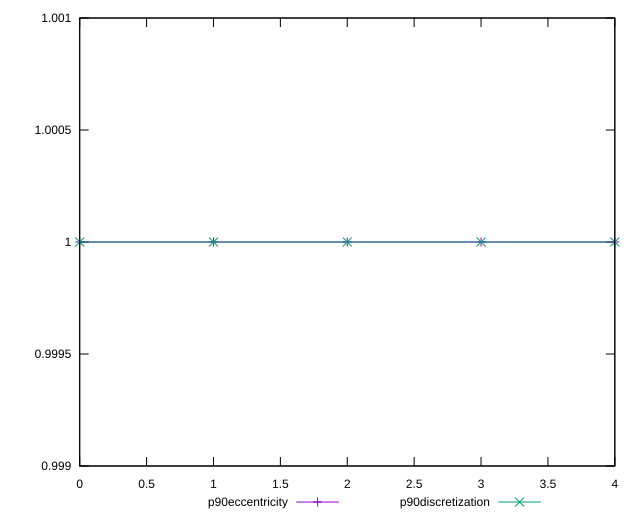

This figure's gnuplot source:
reset

$p90Eccentricity <<EOF
0 0.9999999999999996
1 0.9999999999999991
2 0.9999999999999997
3 1.0000000000000007
4 0.9999999999999999
EOF

$p90Discretization <<EOF
0 1
1 1
2 1
3 1
4 1
EOF

set key outside below
set xrange [0:4]
set yrange [0.9989999999999991:1.0010000000000006]
set trange [0.9989999999999991:1.0010000000000006]
set terminal svg size 640, 520 enhanced background rgb 'white'
set output "report_00017_2021-02-10T15-08-03.406Z/interactive/progression/eccentricity.svg"

plot $p90Eccentricity title "p90eccentricity" with linespoints, \
     $p90Discretization title "p90discretization" with linespoints

reset
